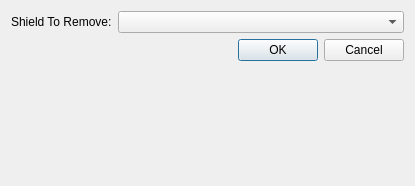
<?xml version="1.0" encoding="UTF-8"?>
<ui version="4.0">
 <class>Dialog</class>
 <widget class="QDialog" name="Dialog">
  <property name="geometry">
   <rect>
    <x>0</x>
    <y>0</y>
    <width>415</width>
    <height>186</height>
   </rect>
  </property>
  <property name="windowTitle">
   <string>Dialog</string>
  </property>
  <layout class="QFormLayout" name="formLayout">
   <item row="0" column="0">
    <widget class="QLabel" name="label">
     <property name="text">
      <string>Shield To Remove:</string>
     </property>
    </widget>
   </item>
   <item row="0" column="1">
    <widget class="QComboBox" name="comboBox"/>
   </item>
   <item row="1" column="1">
    <widget class="QDialogButtonBox" name="buttonBox">
     <property name="orientation">
      <enum>Qt::Orientation::Horizontal</enum>
     </property>
     <property name="standardButtons">
      <set>QDialogButtonBox::StandardButton::Cancel|QDialogButtonBox::StandardButton::Ok</set>
     </property>
    </widget>
   </item>
  </layout>
 </widget>
 <resources/>
 <connections>
  <connection>
   <sender>buttonBox</sender>
   <signal>accepted()</signal>
   <receiver>Dialog</receiver>
   <slot>accept()</slot>
   <hints>
    <hint type="sourcelabel">
     <x>248</x>
     <y>254</y>
    </hint>
    <hint type="destinationlabel">
     <x>157</x>
     <y>274</y>
    </hint>
   </hints>
  </connection>
  <connection>
   <sender>buttonBox</sender>
   <signal>rejected()</signal>
   <receiver>Dialog</receiver>
   <slot>reject()</slot>
   <hints>
    <hint type="sourcelabel">
     <x>316</x>
     <y>260</y>
    </hint>
    <hint type="destinationlabel">
     <x>286</x>
     <y>274</y>
    </hint>
   </hints>
  </connection>
 </connections>
</ui>
